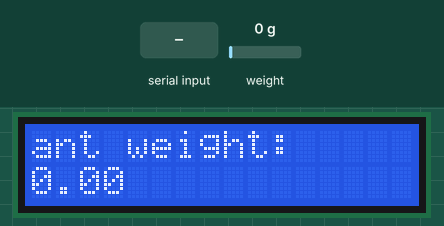
Recording of a sketch running on a simulated ESP8266 (NodeMCU). Parts: 16×2 character LCD. Inputs (shaded band) come from the test bench; at power-on: weight on the scale 0 g. EEPROM starts erased; what the sketch prints to the serial monitor is not drawn.

Above: at 3.6 s.
3.7 s: "t" received over Serial
At 3.74 s:
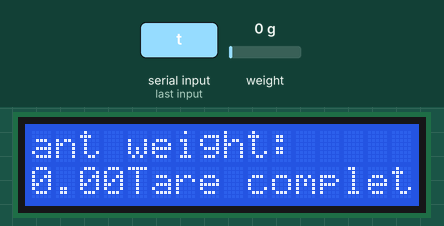
5.3 s: weight on the scale set to 100 g
At 6.5 s:
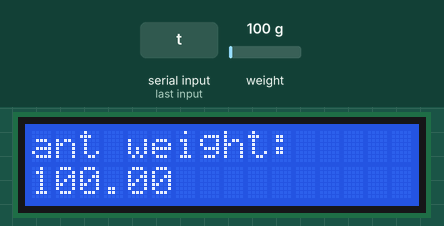
6.8 s: weight on the scale set to 1250 g
At 8.0 s:
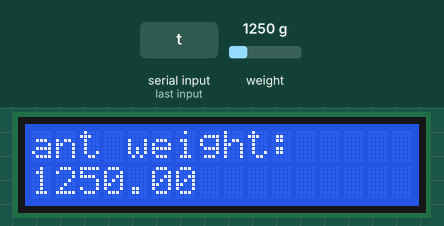
8.3 s: weight on the scale set to 2500 g
At 9.6 s:
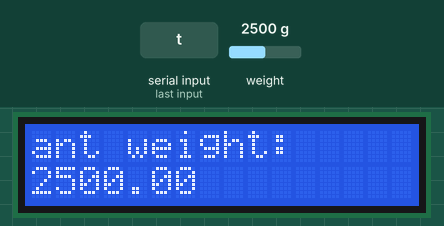
Timing chart, 0 to 10.8 s (numbered marks = the images above; inputs shaded):
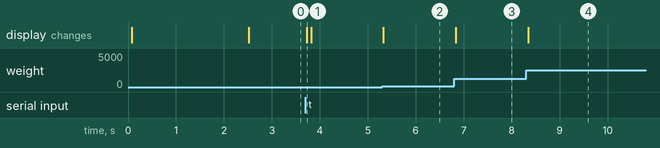

The sketch:

Read_LoadCell_wLCDcode.ino
```cpp
/*
   -------------------------------------------------------------------------------------
   HX711_ADC
   Arduino library for HX711 24-Bit Analog-to-Digital Converter for Weight Scales
   Olav Kallhovd sept2017
   -------------------------------------------------------------------------------------
*/

/*
   Settling time (number of samples) and data filtering can be adjusted in the config.h file
   For calibration and storing the calibration value in eeprom, see example file "Calibration.ino"

   The update() function checks for new data and starts the next conversion. In order to acheive maximum effective
   sample rate, update() should be called at least as often as the HX711 sample rate; >10Hz@10SPS, >80Hz@80SPS.
   If you have other time consuming code running (i.e. a graphical LCD), consider calling update() from an interrupt routine,
   see example file "Read_1x_load_cell_interrupt_driven.ino".

   This is an example sketch on how to use this library
*/

#include <HX711_ADC.h>
#if defined(ESP8266)|| defined(ESP32) || defined(AVR)
#include <EEPROM.h>
#endif

#include <Wire.h>
#include <LiquidCrystal_I2C.h>

// Set the LCD address to 0x27 for a 16 chars and 2 line display
LiquidCrystal_I2C lcd(0x27, 16, 2);


//pins:
const int HX711_dout = 4; //mcu > HX711 dout pin
const int HX711_sck = 5; //mcu > HX711 sck pin

//HX711 constructor:
HX711_ADC LoadCell(HX711_dout, HX711_sck);

const int calVal_eepromAdress = 0;
unsigned long t = 0;

void setup() {
  Serial.begin(57600); delay(10);
  Serial.println();
  Serial.println("Starting...");

  lcd.begin();
  lcd.print("Starting...");

  LoadCell.begin();
  //LoadCell.setReverseOutput(); //uncomment to turn a negative output value to positive
  float calibrationValue; // calibration value (see example file "Calibration.ino")
  calibrationValue = 696.0; // uncomment this if you want to set the calibration value in the sketch
#if defined(ESP8266)|| defined(ESP32)
  //EEPROM.begin(512); // uncomment this if you use ESP8266/ESP32 and want to fetch the calibration value from eeprom
#endif
  EEPROM.get(calVal_eepromAdress, calibrationValue); // uncomment this if you want to fetch the calibration value from eeprom

  unsigned long stabilizingtime = 2000; // preciscion right after power-up can be improved by adding a few seconds of stabilizing time
  boolean _tare = true; //set this to false if you don't want tare to be performed in the next step
  LoadCell.start(stabilizingtime, _tare);
  if (LoadCell.getTareTimeoutFlag()) {
    Serial.println("Timeout, check MCU>HX711 wiring and pin designations");
    while (1);
  }
  else {
    LoadCell.setCalFactor(calibrationValue); // set calibration value (float)
    Serial.println("Startup is complete");
    lcd.print("Startup complete");
  }
}

void loop() {
  static boolean newDataReady = 0;
  const int serialPrintInterval = 0; //increase value to slow down serial print activity

  // check for new data/start next conversion:
  if (LoadCell.update()) newDataReady = true;

  // get smoothed value from the dataset:
  if (newDataReady) {
    if (millis() > t + serialPrintInterval) {
      float i = LoadCell.getData();
      Serial.print("Load_cell output val: ");
      Serial.println(i);
      lcd.clear();
      lcd.setCursor(0, 0);
      lcd.print("ant weight:");
      lcd.setCursor(0, 1);
      lcd.print(i);
      //lcd.println("g");
      newDataReady = 0;
      t = millis();
    }
  }

  // receive command from serial terminal, send 't' to initiate tare operation:
  if (Serial.available() > 0) {
    char inByte = Serial.read();
    if (inByte == 't') LoadCell.tareNoDelay();
  }

  // check if last tare operation is complete:
  if (LoadCell.getTareStatus() == true) {
    Serial.println("Tare complete");
    lcd.println("Tare complete");
  }

}
```

Measured:
- after the input at 3.7 s, the display: changes at once (image 1)
- after the input at 5.3 s, the display: changes at once (image 2)
- after the input at 6.8 s, the display: changes at once (image 3)
- after the input at 8.3 s, the display: changes after 0.05 s (image 4)
